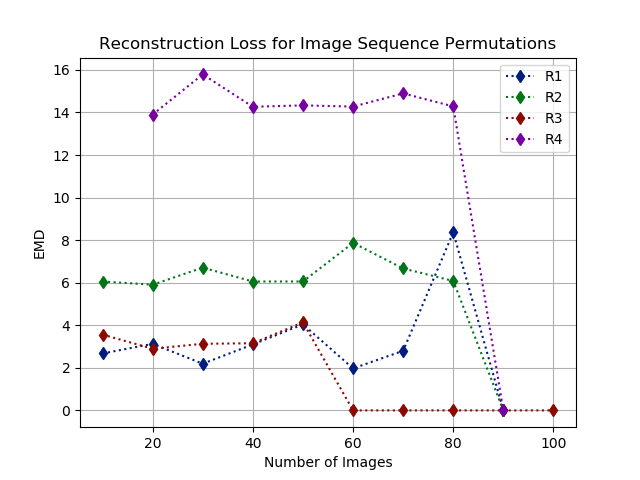

Write Python code to recreate this figure.
import matplotlib.pyplot as plt
import matplotlib.style as style
import numpy as np
import os

if __name__=='__main__':
    fig = plt.figure()
    style.use('seaborn-dark-palette')
    x = np.load('notre-dame-step-10-losses-orig.npz')['arr_0']
    y = np.load('notre-dame-step-10-losses-orig.npz')['arr_1']
    plt.plot(x, y, marker='d', linestyle=':')
    x = np.load('notre-dame-step-10-losses-perm1.npz')['arr_0']
    y = np.load('notre-dame-step-10-losses-perm1.npz')['arr_1']
    plt.plot(x, y, marker='d', linestyle=':')
    x = np.load('notre-dame-step-10-losses-perm2.npz')['arr_0']
    y = np.load('notre-dame-step-10-losses-perm2.npz')['arr_1']
    plt.plot(x, y, marker='d', linestyle=':')
    x = np.load('notre-dame-step-10-losses-perm3.npz')['arr_0']
    y = np.load('notre-dame-step-10-losses-perm3.npz')['arr_1']
    plt.plot(x, y, marker='d', linestyle=':')
    plt.ylabel('EMD')
    plt.xlabel('Number of Images')
    plt.legend(['R1', 'R2', 'R3', 'R4'])
    plt.title('Reconstruction Loss for Image Sequence Permutations')
    plt.grid()
    plt.show()
